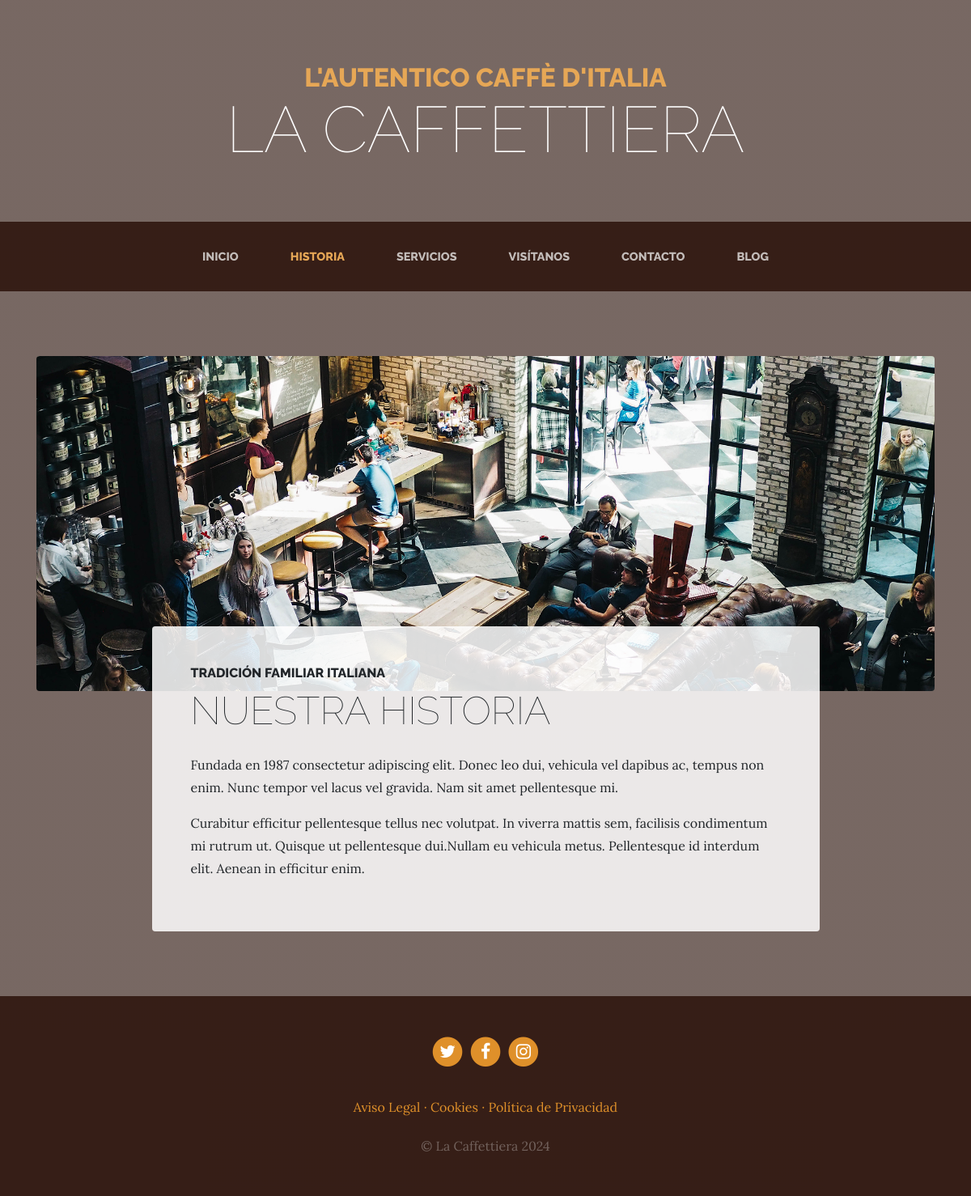
The page /about/ on the database its author committed.
### pages/models.py (models this page shows, shortened)
class Page(models.Model):
    title = models.CharField(max_length=200, verbose_name="Titulo")
    content = CKEditor5Field(verbose_name="Contenido")
    created_at = models.DateTimeField(auto_now_add=True, verbose_name="Fecha de creacion")
    updated_at = models.DateTimeField(auto_now=True, verbose_name="Fecha de actualizacion")
    class Meta:
        verbose_name = "página"
        verbose_name_plural = 'páginas'
        ordering = ['title']

### core/views.py (the view)
# urls.py: path('about/', views.about, name='about'),
def about(request):
    return render(request, template_name='core/about.html')

### pages/templatetags/pages_tags.py (called while the page is built)
@register.simple_tag()
def get_page_list():
    pages = Page.objects.all()
    return pages

### social/processors.py (called while the page is built)
def context_dicctionary(request):
    social_context = {}
    links = Link.objects.all()
    for link in links:
        social_context[link.key] = link.url
    return social_context

### core/templates/core/about.html (shortened to what this page needs)
{% extends 'core/base.html' %}
{% block about %}active{% endblock %}
{% block content %}
	{% load static %}
	<section class="page-section about-heading">
		<div class="container">
			<img class="img-fluid rounded about-heading-img mb-3 mb-lg-0" src="{% static 'core/img/about.jpg' %}"
			     alt="">
			<div class="about-heading-content">
				<div class="row">
					<div class="col-xl-9 col-lg-10 mx-auto">
						<div class="bg-faded rounded p-5">
							<h2 class="section-heading mb-4">
								<span class="section-heading-upper">Tradición familiar italiana</span>
								<span class="section-heading-lower">Nuestra historia</span>
							</h2>
							<p>Fundada en 1987 consectetur adipiscing elit. Donec leo dui, vehicula vel dapibus ac,
								tempus non enim. Nunc tempor vel lacus vel gravida. Nam sit amet pellentesque mi. </p>
							<p>Curabitur efficitur pellentesque tellus nec volutpat. In viverra mattis sem, facilisis
								condimentum mi rutrum ut. Quisque ut pellentesque dui.Nullam eu vehicula metus.
								Pellentesque id interdum elit. Aenean in efficitur enim.</p>
						</div>
					</div>
				</div>
			</div>
		</div>
	</section>
{% endblock %}

### core/templates/core/base.html (shortened to what this page needs)
<!DOCTYPE html>
<html lang="es">
<head>
	{% load static %}
	<link href="{% static 'core/vendor/bootstrap/css/bootstrap.min.css' %}" rel="stylesheet">
	<link href="{% static 'core/vendor/font-awesome/css/font-awesome.min.css' %}" rel="stylesheet" type="text/css">
	<link href="{% static 'core/css/business-casual.css' %}" rel="stylesheet">
</head>
<body>
<h1 class="site-heading text-center text-white d-none d-lg-block">
	<span class="site-heading-upper text-primary mb-3">L'autentico caffè d'italia</span>
	<span class="site-heading-lower">La Caffettiera</span>
</h1>
<nav class="navbar navbar-expand-lg navbar-dark py-lg-4" id="mainNav">
	<div class="container">
		<div class="collapse navbar-collapse" id="navbarResponsive">
			<ul class="navbar-nav mx-auto">
				<li class="nav-item {% block home %}{% endblock %} px-lg-4">
					<a class="nav-link text-uppercase text-expanded" href="{% url 'home' %}">Inicio</a>
				</li>
				<li class="nav-item {% block about %}{% endblock %} px-lg-4">
					<a class="nav-link text-uppercase text-expanded" href="{% url 'about' %}">Historia</a>
				</li>
				<li class="nav-item {% block services %}{% endblock %} px-lg-4">
					<a class="nav-link text-uppercase text-expanded" href="{% url 'services' %}">Servicios</a>
				</li>
				<li class="nav-item {% block store %}{% endblock %} px-lg-4">
					<a class="nav-link text-uppercase text-expanded" href="{% url 'store' %}">Visítanos</a>
				</li>
				<li class="nav-item {% block contact %}{% endblock %} px-lg-4">
					<a class="nav-link text-uppercase text-expanded" href="{% url 'contact' %}">Contacto</a>
				</li>
				<li class="nav-item {% block blog %}{% endblock %} px-lg-4">
					<a class="nav-link text-uppercase text-expanded" href="{% url 'blog' %}">Blog</a>
				</li>
			</ul>
		</div>
	</div>
</nav>
{% block content %}
{% endblock %}
<footer class="footer text-faded text-center py-5">
	<div class="container">
		<p class="m-0">
			{% if LINK_TWITTER %}
				<a href="{{ LINK_TWITTER }}" class="link">
		          <span class="fa-stack fa-lg">
		            <i class="fa fa-circle fa-stack-2x"></i>
		            <i class="fa fa-twitter fa-stack-1x fa-inverse"></i>
		          </span>
				</a>
			{% endif %}
			{% if LINK_FACEBOOK %}
				<a href="{{ LINK_FACEBOOK }}" class="link">
		          <span class="fa-stack fa-lg">
		            <i class="fa fa-circle fa-stack-2x"></i>
		            <i class="fa fa-facebook fa-stack-1x fa-inverse"></i>
		          </span>
				</a>
			{% endif %}
			{% if LINK_INSTAGRAM %}
				<a href="{{ LINK_INSTAGRAM }}" class="link">
		          <span class="fa-stack fa-lg">
		            <i class="fa fa-circle fa-stack-2x"></i>
		            <i class="fa fa-instagram fa-stack-1x fa-inverse"></i>
		          </span>
				</a>
			{% endif %}
		</p>
		<p class="m-0 mbt">
			{% load pages_tags %}
			{% get_page_list as pages %}
			{% for page in pages %}
				<a href="{% url 'page' page.id %}" class="link">
					{% if not forloop.first %} · {% endif %}{{ page.title }}</a>
			{% endfor %}
		</p>
		<p class="m-0 mbt1">&copy; La Caffettiera 2024</p>
	</div>
</footer>
</body>

### core/static/core/css/business-casual.css (style rules this page uses)
body { font-family: 'Lora'; background: linear-gradient(rgba(47, 23, 15, 0.65), rgba(47, 23, 15, 0.65)), url("../img/bg.jpg"); background-attachment: fixed; background-position: center; background-size: cover; }
h1, h2, h3, h4, h5, h6 { font-family: 'Raleway'; }
p { line-height: 1.75; }
.text-faded { color: rgba(255, 255, 255, 0.3); }
.site-heading { margin-top: 5rem; margin-bottom: 5rem; text-transform: uppercase; line-height: 1; font-family: 'Raleway'; }
.site-heading .site-heading-upper { display: block; font-size: 2rem; font-weight: 800; }
.site-heading .site-heading-lower { font-size: 5rem; font-weight: 100; line-height: 4rem; }
.page-section { margin-top: 5rem; margin-bottom: 5rem; }
.section-heading { text-transform: uppercase; }
.section-heading .section-heading-upper { display: block; font-size: 1rem; font-weight: 800; padding-bottom:.5rem; }
.section-heading .section-heading-lower { display: block; font-size: 3rem; font-weight: 100; }
.bg-faded { background-color: rgba(255, 255, 255, 0.85); }
#mainNav { background-color: rgba(47, 23, 15, 0.9); font-family: 'Raleway'; }
#mainNav .navbar-nav .nav-item .nav-link { color: rgba(255, 255, 255, 0.7); font-weight: 800; }
#mainNav .navbar-nav .nav-item.active .nav-link { color: #e6a756; }
@media (min-width: 992px) { #mainNav .navbar-nav .nav-item .nav-link { font-size: 0.9rem; } }
@media (min-width: 992px) { .about-heading .about-heading-img { position: relative; z-index: 0; } }
@media (min-width: 992px) { .about-heading .about-heading-content { margin-top: -5rem; position: relative; z-index: 1; } }
.footer { background-color: rgba(47, 23, 15, 0.9); }
.text-primary { color: #e6a756 !important; }
.mbt { padding-top: 2rem; }
.mbt1 { padding-top: 1.25rem; }
a.link { color: #df902a; }

### rows shown on the page
Page: title "Aviso Legal"
Page: title "Cookies"
Page: title "Política de Privacidad"
